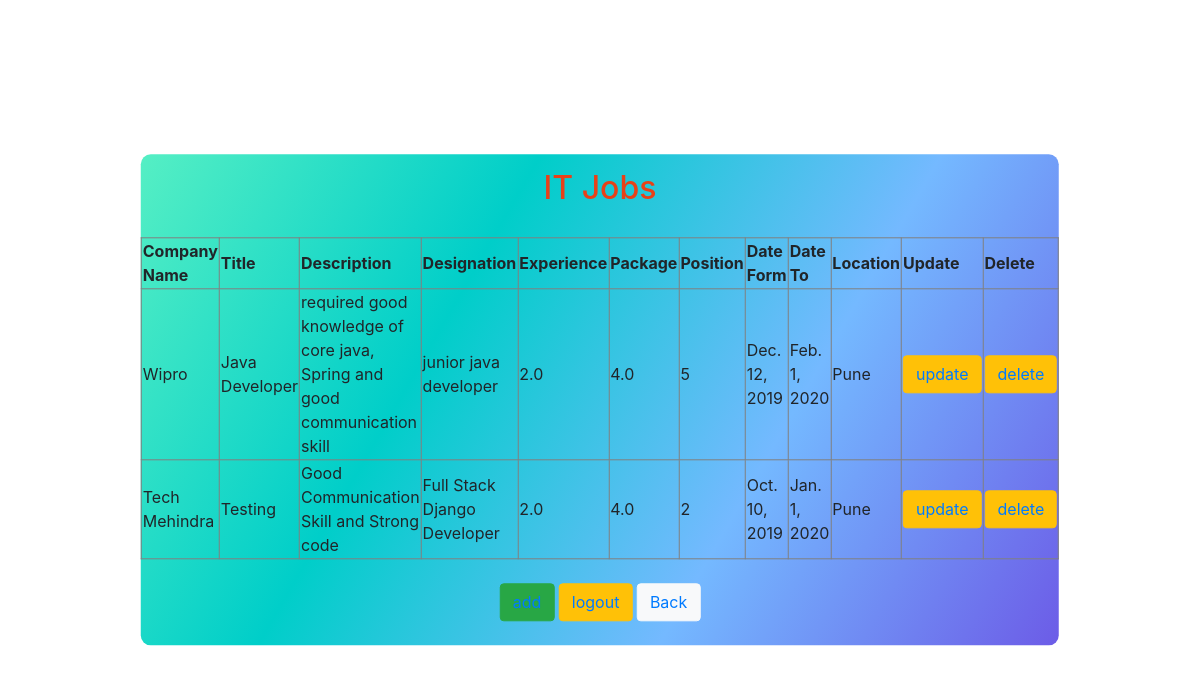
The page /it_show/ (signed in) on the database as committed earlier.
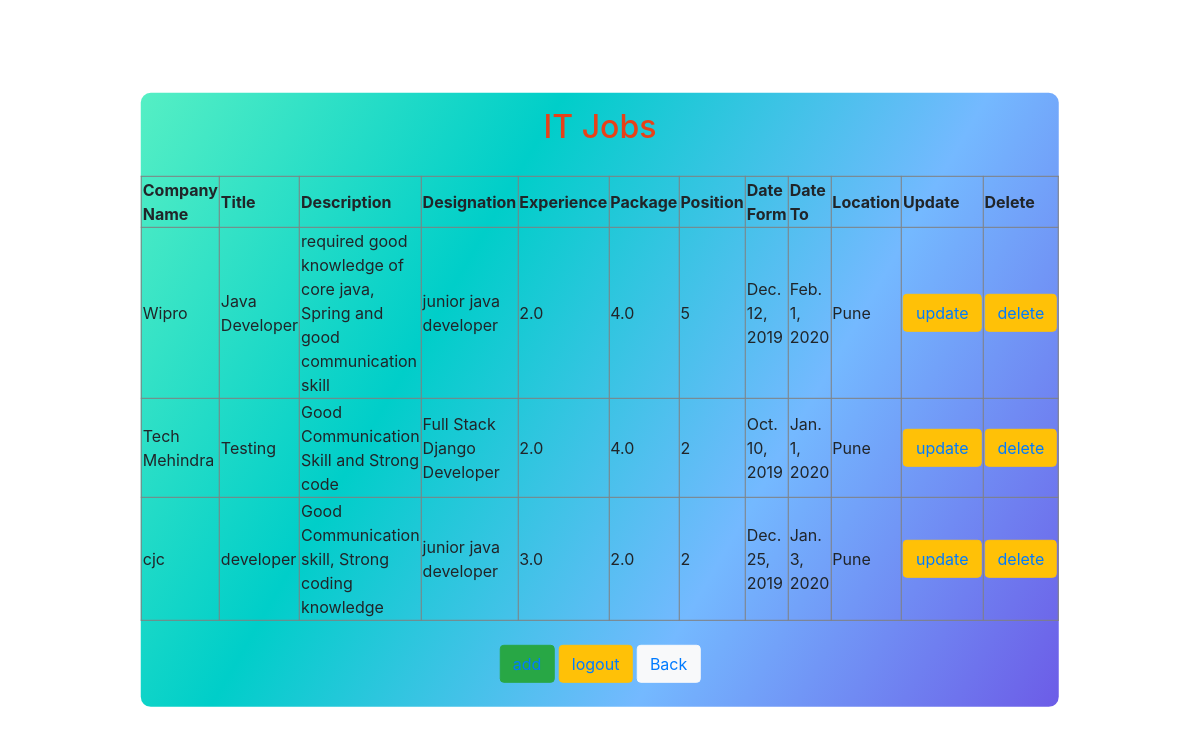
The same page on the database as committed later.
### FirstApp/models.py (models this page shows, shortened)
class ITJobs(models.Model):
    job_company = models.CharField(max_length=30)
    job_title = models.CharField(max_length=30)
    job_description = models.TextField()
    job_designation = models.CharField(max_length=30)
    job_experience = models.FloatField()
    job_package = models.FloatField()
    job_position = models.IntegerField()
    job_date_from = models.DateField()
    job_date_to = models.DateField()
    job_location = models.ForeignKey(Address, on_delete=models.CASCADE)

class Address(models.Model):
    city = models.CharField(max_length=30)
    def __str__(self):
        return self.city

### FirstApp/views.py (the view)
# urls.py: path('it_show/', views.it_show),
@login_required(login_url='/login/')
def it_show(request):
    obj = ITJobs.objects.all()
    return render(request, 'it_show.html', {'obj': obj})

### FirstApp/templates/it_show.html (shortened to what this page needs)
{% load static %}
<!DOCTYPE html>
<html lang="en">
  <head>
    <link rel="stylesheet" href="{% static "css/show.css"%}">
    <link
      rel="stylesheet"
      href="https://stackpath.bootstrapcdn.com/bootstrap/4.4.1/css/bootstrap.min.css"
    />
  </head>
  <body>
    <div class="tbl">
      <h2 align="center">IT Jobs</h2>
      <table align="center" border="1">
        <thead>
          <th>Company Name</th>
          <th>Title</th>
          <th>Description</th>
          <th>Designation</th>
          <th>Experience</th>
          <th>Package</th>
          <th>Position</th>
          <th>Date Form</th>
          <th>Date To</th>
          <th>Location</th>
          <th>Update</th>
          <th>Delete</th>
        </thead>
        {% for x in obj%}
        <tr>
          <td>{{x.job_company}}</td>
          <td>{{x.job_title}}</td>
          <td>{{x.job_description}}</td>
          <td>{{x.job_designation}}</td>
          <td>{{x.job_experience}}</td>
          <td>{{x.job_package}}</td>
          <td>{{x.job_position}}</td>
          <td>{{x.job_date_from}}</td>
          <td>{{x.job_date_to}}</td>
          <td>{{x.job_location}}</td>
          <td>
            <button class="btn btn-warning" type="submit">
              <a href="/it_update/{{x.id}}/">update</a>
            </button>
          </td>
          <td>
            <button class="btn btn-warning" type="submit">
              <a href="/it_delete/{{x.id}}/">delete</a>
            </button>
          </td>
        </tr>
        {% endfor %}
      </table>
      <br />
      <div align="center" class="">
        <button class="btn btn-success" type="submit"><a href="/it_add/">add</a></button>
        <button class="btn btn-warning" type="submit"><a href="/logout/">logout</a></button>
        <button class="btn btn-light" type="submit"><a href="/dashboard/">Back</a></button></button>
      </div>
      <br />
    </div>
  </body>
</html>

Rows that differ between the two databases and show on the page:
added ITJobs: job_company "cjc", job_title "developer", job_description "Good Communication skill, Strong coding knowledge", job_designation "junior java developer", job_experience "3.0", job_package "2.0", job_position "2", job_date_from "Dec. 25, 2019", job_date_to "Jan. 3, 2020", job_location "Pune"
